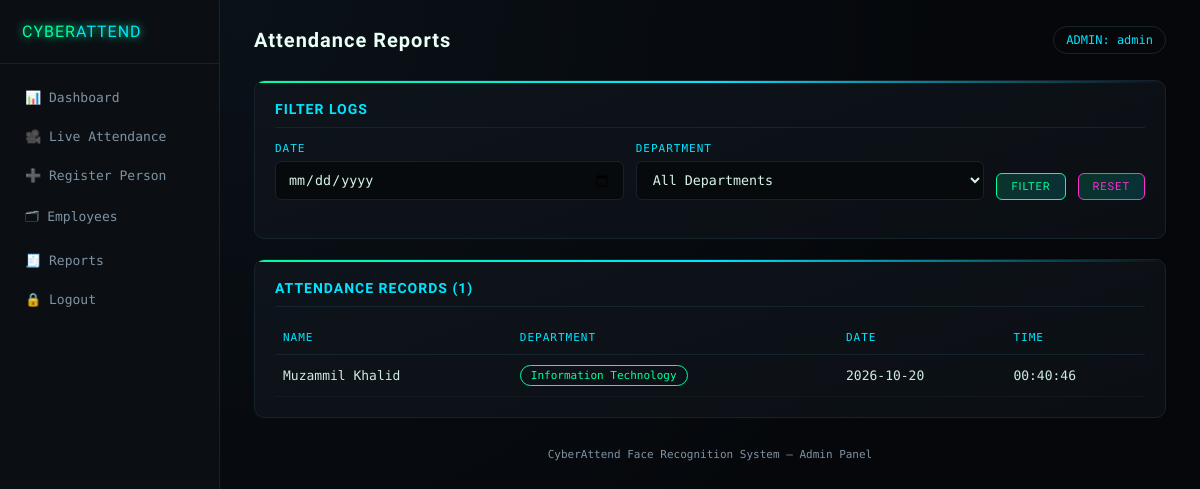
The page /reports (signed in) on the database its author committed.
### tables this page shows
CREATE TABLE attendance (
            id INTEGER PRIMARY KEY AUTOINCREMENT,
            employee_id INTEGER NOT NULL,
            date TEXT NOT NULL,
            time TEXT NOT NULL,
            FOREIGN KEY (employee_id) REFERENCES employees(id)
        );

CREATE TABLE employees (
            id INTEGER PRIMARY KEY AUTOINCREMENT,
            name TEXT NOT NULL,
            department_id INTEGER NOT NULL,
            created_at TEXT NOT NULL,
            samples_captured INTEGER DEFAULT 0,
            trained INTEGER DEFAULT 0,
            approved INTEGER DEFAULT 0,
            FOREIGN KEY (department_id) REFERENCES departments(id)
        );

CREATE TABLE departments (
            id INTEGER PRIMARY KEY AUTOINCREMENT,
            name TEXT UNIQUE NOT NULL
        );

### app.py (the view)
@app.route("/reports")
@login_required
def reports():
    date_filter = request.args.get("date") or None
    dept_filter = request.args.get("department_id") or None
    dept_filter = int(dept_filter) if dept_filter else None
    logs = db.get_attendance_filtered(date=date_filter, department_id=dept_filter)
    departments = db.get_all_departments()
    return render_template("reports.html", logs=logs, departments=departments,
                           selected_date=date_filter, selected_dept=dept_filter)

### app.py (called while the page is built)
def login_required(f):
    @wraps(f)
    def wrapper(*args, **kwargs):
        if not session.get("logged_in"):
            return redirect(url_for("login"))
        return f(*args, **kwargs)
    return wrapper

### database.py (called while the page is built)
def get_connection():
    conn = sqlite3.connect(DB_PATH)
    conn.row_factory = sqlite3.Row
    conn.execute("PRAGMA foreign_keys = ON")
    return conn

def get_all_departments():
    conn = get_connection()
    rows = conn.execute("SELECT * FROM departments ORDER BY name").fetchall()
    conn.close()
    return rows

def get_attendance_filtered(date=None, department_id=None):
    query = """
        SELECT a.id, e.name, d.name as department_name, a.date, a.time
        FROM attendance a
        JOIN employees e ON a.employee_id = e.id
        JOIN departments d ON e.department_id = d.id
        WHERE 1=1
    """
    params = []
    if date:
        query += " AND a.date = ?"
        params.append(date)
    if department_id:
        query += " AND d.id = ?"
        params.append(department_id)
    query += " ORDER BY a.date DESC, a.time DESC"
    conn = get_connection()
    rows = conn.execute(query, params).fetchall()
    conn.close()
    return rows

### templates/reports.html (shortened to what this page needs)
{% extends "base.html" %}
{% block heading %}Attendance Reports{% endblock %}
{% block content %}
<div class="card">
    <h2>FILTER LOGS</h2>
    <form method="GET" class="filters">
        <div class="field">
            <label>Date</label>
            <input type="date" name="date" value="{{ selected_date or '' }}">
        </div>
        <div class="field">
            <label>Department</label>
            <select name="department_id">
                <option value="">All Departments</option>
            </select>
        </div>
        <button class="btn small" type="submit">FILTER</button>
        <a class="btn magenta small" style="text-align:center;" href="{{ url_for('reports') }}">RESET</a>
    </form>
</div>
<div class="card" style="margin-top:20px;">
    <h2>ATTENDANCE RECORDS ({{ logs|length }})</h2>
    <table>
        <thead><tr><th>Name</th><th>Department</th><th>Date</th><th>Time</th></tr></thead>
        <tbody>
            {% for log in logs %}
            <tr>
                <td>{{ log['name'] }}</td>
                <td><span class="badge">{{ log['department_name'] }}</span></td>
                <td>{{ log['date'] }}</td>
                <td>{{ log['time'] }}</td>
            </tr>
            {% else %}
            <tr><td colspan="4" style="color:var(--text-dim)">No records found.</td></tr>
            {% endfor %}
        </tbody>
    </table>
</div>
{% endblock %}

### static/css/style.css (style rules this page uses)
:root { --bg: #05070a; --panel: #0b0f14; --panel-2: #0e141b; --neon-green: #00ff9d; --neon-cyan: #00e5ff; --neon-magenta: #ff2fd0; --neon-red: #ff2b4d; --text-dim: #7f93a3; --border: #16232c; }
* { box-sizing: border-box; }
body { margin: 0; background: radial-gradient(circle at 20% 0%, #0a1118 0%, #05070a 60%); color: #d8f5ea; font-family: 'Share Tech Mono', monospace; min-height: 100vh; }
h1, h2, h3, .brand { font-family: 'Orbitron', sans-serif; letter-spacing: 1px; }
a { color: var(--neon-cyan); text-decoration: none; }
.field { margin-bottom: 18px; }
.field label { display: block; font-size: 11px; color: var(--neon-cyan); text-transform: uppercase; margin-bottom: 6px; letter-spacing: 1px; }
.field input { width: 100%; background: #060a0d; border: 1px solid var(--border); color: #d8f5ea; padding: 10px 12px; border-radius: 6px; font-family: 'Share Tech Mono', monospace; outline: none; transition: 0.2s; }
.btn { display: inline-block; width: 100%; background: linear-gradient(135deg, rgba(0,255,157,0.15), rgba(0,229,255,0.15)); border: 1px solid var(--neon-green); color: var(--neon-green); padding: 11px; border-radius: 6px; cursor: pointer; font-family: 'Orbitron', sans-serif; letter-spacing: 1px; font-size: 13px; transition: 0.2s; }
.btn.magenta { border-color: var(--neon-magenta); color: var(--neon-magenta); }
.btn.small { width: auto; padding: 6px 14px; font-size: 11px; }
.card { background: linear-gradient(160deg, var(--panel-2), var(--panel)); border: 1px solid var(--border); border-radius: 10px; padding: 20px; position: relative; overflow: hidden; }
.card::before { content: ""; position: absolute; top: 0; left: 0; right: 0; height: 2px; background: linear-gradient(90deg, var(--neon-green), var(--neon-cyan), transparent); }
.card h2 { font-size: 14px; color: var(--neon-cyan); margin: 0 0 14px; letter-spacing: 1px; border-bottom: 1px solid var(--border); padding-bottom: 10px; }
table { width: 100%; border-collapse: collapse; font-size: 13px; }
th { text-align: left; color: var(--neon-cyan); font-weight: normal; text-transform: uppercase; font-size: 11px; letter-spacing: 1px; padding: 10px 8px; border-bottom: 1px solid var(--border); }
td { padding: 10px 8px; border-bottom: 1px solid rgba(255,255,255,0.03); color: #cfe9df; }
.badge { display: inline-block; padding: 3px 10px; border-radius: 20px; font-size: 11px; border: 1px solid var(--neon-green); color: var(--neon-green); }
select { width: 100%; background: #060a0d; border: 1px solid var(--border); color: #d8f5ea; padding: 10px 12px; border-radius: 6px; font-family: 'Share Tech Mono', monospace; }
.filters { display: flex; gap: 12px; margin-bottom: 18px; align-items: flex-end; }
.filters .field { margin-bottom: 0; flex: 1; }

### rows shown on the page
attendance: name "Muzammil Khalid", department_name "Information Technology", date "2026-10-20", time "00:40:46"

### other values the page prints
{{ session.get('username','') }} "admin"
{{ logs|length }} "1"
